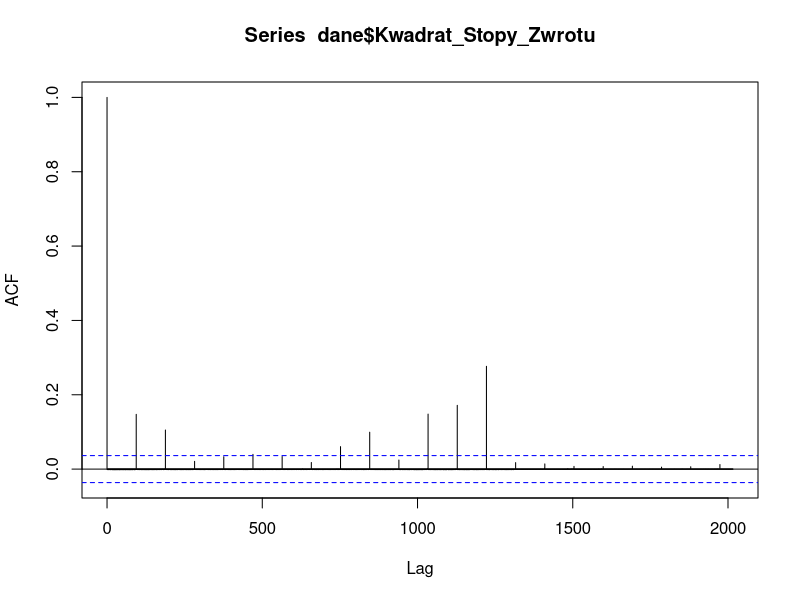
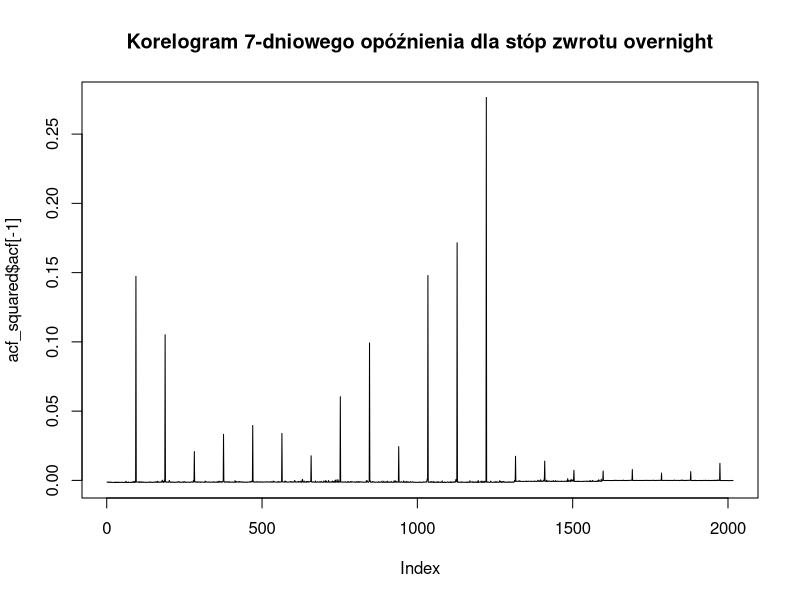
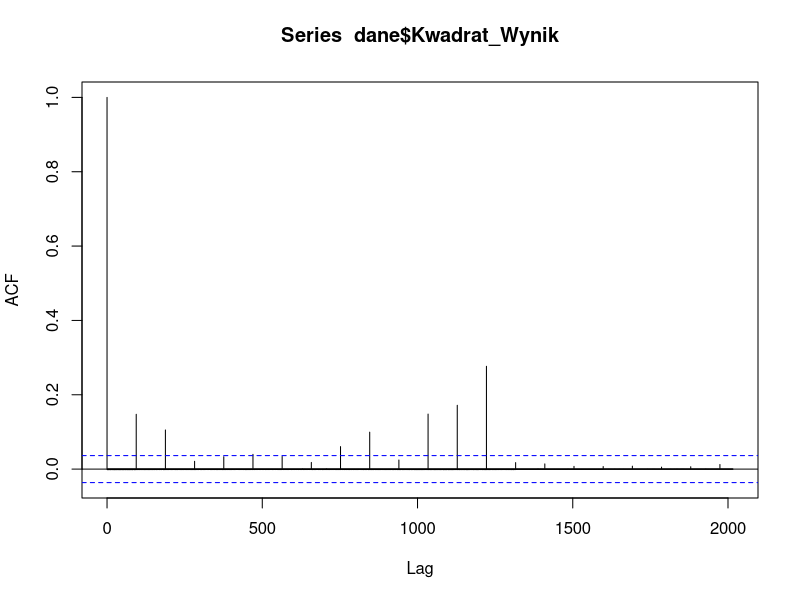
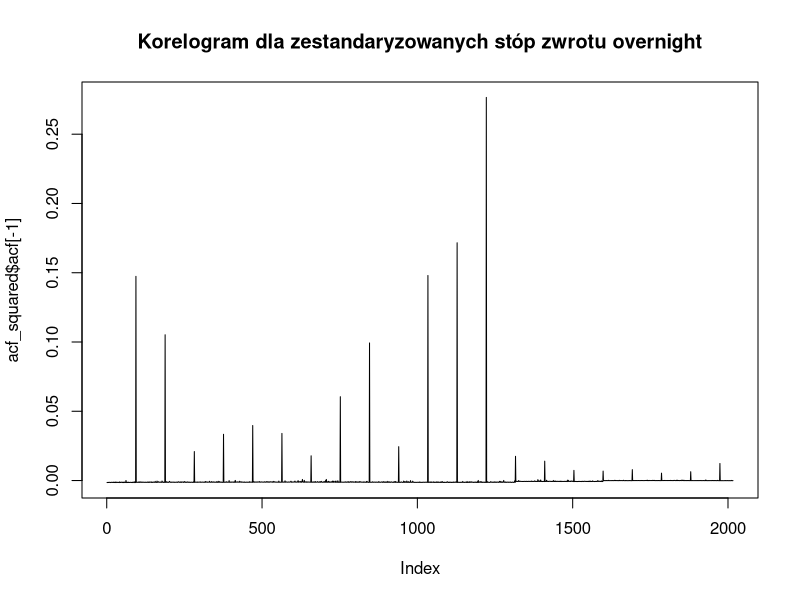
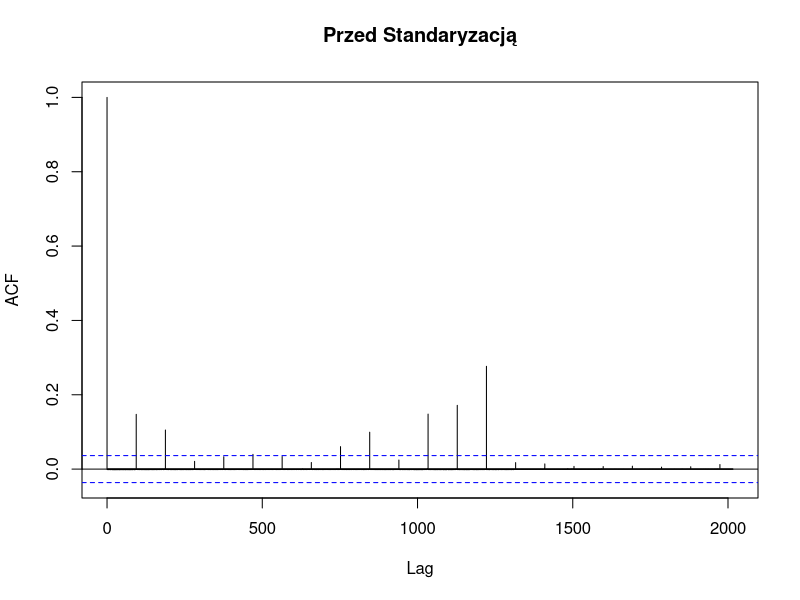
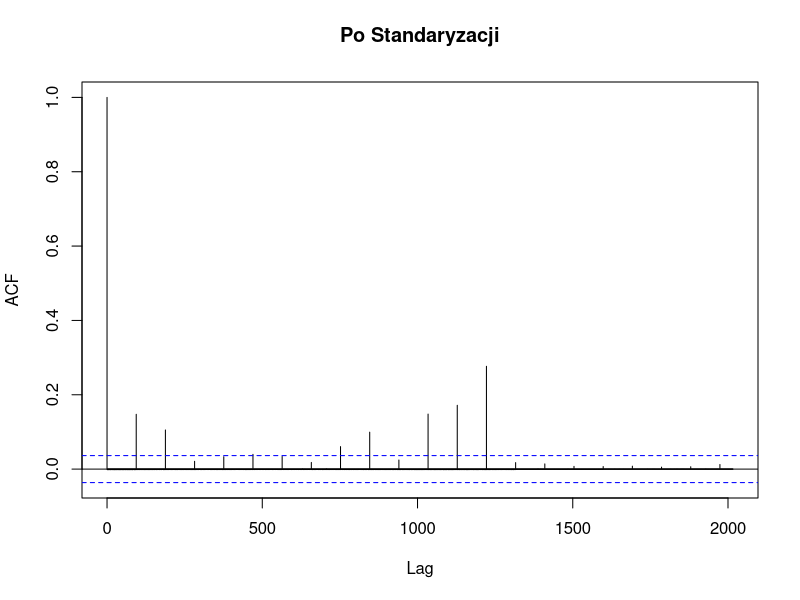
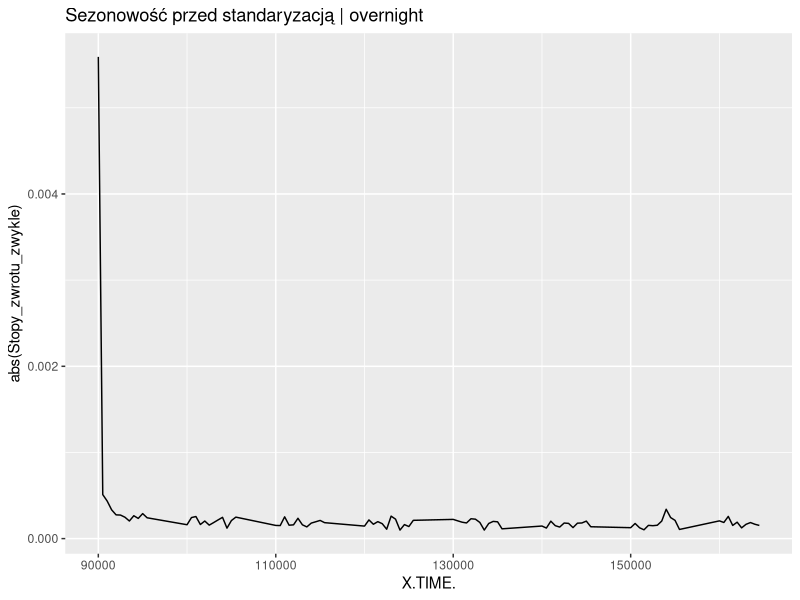
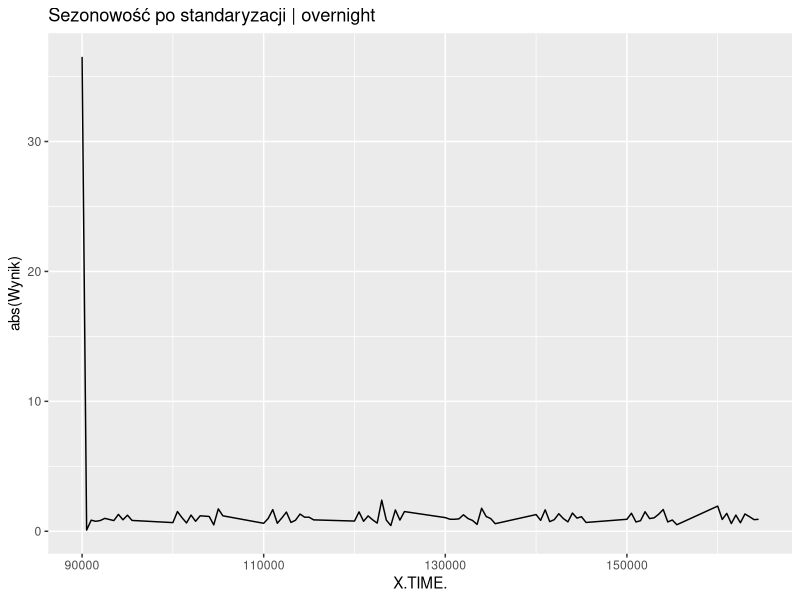

Source code (R) for these figures, in order:
## ---- chunk 1
library(dplyr)
library(fracdiff)
library(forecast)
## ---- chunk 2
data <- read.delim("pkn.txt", header = TRUE, sep = ",", dec = ".")
## ---- chunk 3
data <- data[,-c(1,2,10)]
## ---- chunk 4
data$Zamkniecie_lag <- dplyr::lag(data$X.CLOSE.,1)

# Logarytmiczne stopy zwrotu
data$Stopy_zwrotu_log <- log(data$X.OPEN.) - log(data$Zamkniecie_lag)

# Zwykłe stopy zwrotu
data$Stopy_zwrotu_zwykle <- (data$X.OPEN. - data$Zamkniecie_lag) / data$Zamkniecie_lag

## ---- chunk 5
liczebnosc <- data %>%
  count(X.TIME.)
print(liczebnosc)
## ---- chunk 6
data <- data %>%
  filter(X.TIME. != 165500)
## ---- chunk 7
srednie <- data %>%
  group_by(X.TIME.) %>%
  summarise(Srednia_Stopy_Zwrotu = mean(abs(Stopy_zwrotu_zwykle), na.rm = TRUE))
## ---- chunk 8

#data <- data %>%
 # mutate(Kwadrat_Stopy_Zwrotu = Stopy_zwrotu_zwykle^2)
#arf<-arfima(data$Kwadrat_Stopy_Zwrotu)

## ---- chunk 9
#summary(arf)
#print(arf$d)
## ---- chunk 10
data <- data %>%
  mutate(Kwadrat_Stopy_Zwrotu = Stopy_zwrotu_zwykle^2)

dane<-data[-1,]
fd_before <- fracdiff(dane$Kwadrat_Stopy_Zwrotu, h=20)
fd_before$d
## ---- chunk 11
acf_squared <- acf(dane$Kwadrat_Stopy_Zwrotu, lag.max = 7 * 24 * 12)
plot(acf_squared$acf[-1], main = "Korelogram 7-dniowego opóźnienia dla stóp zwrotu overnight", type = 'l')

## ---- chunk 12
dane$Wynik <- dane$Stopy_zwrotu_zwykle / srednie$Srednia_Stopy_Zwrotu
head(dane)
## ---- chunk 13
#dane <- dane %>%
#  mutate(Kwadrat_Wynik = Wynik^2)
#arf<-arfima(dane$Kwadrat_Wynik)

## ---- chunk 14
#summary(arf)
#print(arf$d)
## ---- chunk 15
dane <- dane %>%
  mutate(Kwadrat_Wynik = Wynik^2)

fd_after <- fracdiff(dane$Kwadrat_Wynik, h=20)
fd_after$d
## ---- chunk 16
tab <- table(dane$Stopy_zwrotu_zwykle)
liczba_zer <- tab["0"]
print(liczba_zer)
## ---- chunk 17
acf_squared <- acf(dane$Kwadrat_Wynik, lag.max = 7 * 24 * 12)
plot(acf_squared$acf[-1], main = "Korelogram dla zestandaryzowanych stóp zwrotu overnight", type = 'l')

## ---- chunk 18
data<-data[-1,]
# Korelogram przed standaryzacją
acf(data$Kwadrat_Stopy_Zwrotu, lag.max = 7 * 24 * 12, main = "Przed Standaryzacją")



# Korelogram po standaryzacji
acf(dane$Kwadrat_Wynik, lag.max = 7 * 24 * 12, main = "Po Standaryzacji")

## ---- chunk 19
# Przed standaryzacją
fd_przed <- fracdiff(data$Kwadrat_Stopy_Zwrotu, h = 20)

# Po standaryzacji
fd_po <- fracdiff(dane$Kwadrat_Wynik, h = 20)

# Wyniki
fd_przed$d
fd_po$d

## ---- chunk 20
library(ggplot2)
# Średnia zmienność w ciągu dnia przed standaryzacją
ggplot(data, aes(x = X.TIME., y = abs(Stopy_zwrotu_zwykle))) +
  stat_summary(fun = mean, geom = "line") +
  ggtitle("Sezonowość przed standaryzacją | overnight")

# Średnia zmienność w ciągu dnia po standaryzacji
ggplot(dane, aes(x = X.TIME., y = abs(Wynik))) +
  stat_summary(fun = mean, geom = "line") +
  ggtitle("Sezonowość po standaryzacji | overnight")

## ---- chunk 21
data_no_overnight <- data %>%
  filter(X.TIME. != "90000")

data_no_overnight<-data_no_overnight[,c(1:7)]
## ---- chunk 22
data_no_overnight$Zamkniecie_lag <- dplyr::lag(data_no_overnight$X.CLOSE.,1)

# Logarytmiczne stopy zwrotu
data_no_overnight$Stopy_zwrotu_log <- log(data_no_overnight$X.OPEN.) - log(data_no_overnight$Zamkniecie_lag)

# Zwykłe stopy zwrotu
data_no_overnight$Stopy_zwrotu_zwykle <- (data_no_overnight$X.OPEN. - data_no_overnight$Zamkniecie_lag) / data_no_overnight$Zamkniecie_lag

## ---- chunk 23
liczebnosc <- data_no_overnight %>%
  count(X.TIME.)
print(liczebnosc)
## ---- chunk 24
srednie2 <- data_no_overnight %>%
  group_by(X.TIME.) %>%
  summarise(Srednia_Stopy_Zwrotu = mean(abs(Stopy_zwrotu_zwykle), na.rm = TRUE))
## ---- chunk 25
data_no_overnight <- data_no_overnight %>%
  mutate(Kwadrat_Stopy_Zwrotu = Stopy_zwrotu_zwykle^2)

data_no_overnight<-data_no_overnight[-1,]
fd_before <- fracdiff(data_no_overnight$Kwadrat_Stopy_Zwrotu, h=20)
fd_before$d
## ---- chunk 26
acf_squared <- acf(dane$Kwadrat_Stopy_Zwrotu, lag.max = 7 * 24 * 12)
plot(acf_squared$acf[-1], main = "Korelogram 7-dniowego opóźnienia dla stóp zwortu", type = 'l')

## ---- chunk 27
data_no_overnight$Wynik <- data_no_overnight$Stopy_zwrotu_zwykle / srednie2$Srednia_Stopy_Zwrotu
head(data_no_overnight)
## ---- chunk 28
data_no_overnight <- data_no_overnight %>%
  mutate(Kwadrat_Wynik = Wynik^2)

fd_after <- fracdiff(data_no_overnight$Kwadrat_Wynik, h=20)
fd_after$d
## ---- chunk 29
acf_squared <- acf(dane$Kwadrat_Wynik, lag.max = 7 * 24 * 12)
plot(acf_squared$acf[-1], main = "Korelogram dla zestandaryzowanych stóp zwortu", type = 'l')

## ---- chunk 30
# Średnia zmienność w ciągu dnia przed standaryzacją
ggplot(data_no_overnight, aes(x = X.TIME., y = abs(Stopy_zwrotu_zwykle))) +
  stat_summary(fun = mean, geom = "line") +
  ggtitle("Sezonowość przed standaryzacją")

# Średnia zmienność w ciągu dnia po standaryzacji
ggplot(data_no_overnight, aes(x = X.TIME., y = abs(Wynik))) +
  stat_summary(fun = mean, geom = "line") +
  ggtitle("Sezonowość po standaryzacji")

## ---- chunk 31
# Dane ze stóp zwrotu overnight
summary(abs(data$Stopy_zwrotu_zwykle))

# Dane bez stóp zwrotu overnight
summary(abs(data_no_overnight$Stopy_zwrotu_zwykle))

